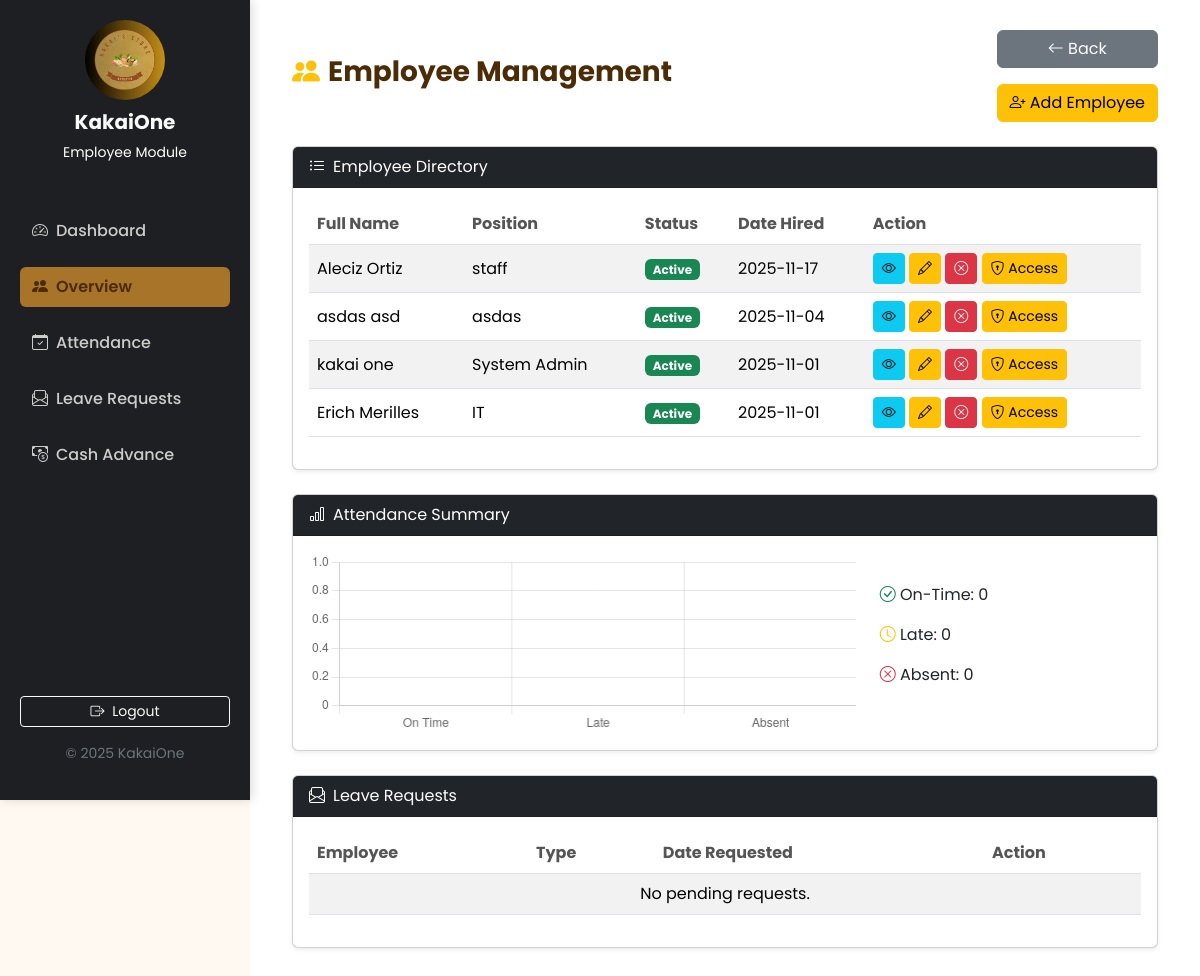
Page /frontend/employee/employee_module.php (signed in) on the committed database.
### tables this page shows
CREATE TABLE `employees` (
  `employee_id` int(11) NOT NULL,
  `employee_code` varchar(50) DEFAULT NULL,
  `first_name` varchar(100) DEFAULT NULL,
  `last_name` varchar(100) DEFAULT NULL,
  `email` varchar(150) DEFAULT NULL,
  `password` varchar(255) DEFAULT NULL,
  `position` varchar(100) DEFAULT NULL,
  `role` enum('Admin','Employee') DEFAULT 'Employee',
  `status` enum('Active','Inactive') DEFAULT 'Active',
  `date_hired` date DEFAULT NULL,
  `created_at` timestamp NOT NULL DEFAULT current_timestamp()
);

### frontend/employee/employee_module.php (the view, shortened to what this page needs)
<?php
require_once __DIR__ . '/../../config/db.php';
$employeeQuery = $conn->query("
  SELECT e.employee_id, e.first_name, e.last_name, e.position, e.status, e.date_hired
  FROM employees e
  ORDER BY e.date_hired DESC
");
$employees = $employeeQuery ? $employeeQuery->fetch_all(MYSQLI_ASSOC) : [];
$attendanceStats = ['on_time' => 0, 'late' => 0, 'absent' => 0];
$aQuery = $conn->query("SELECT status, COUNT(*) AS total FROM attendance GROUP BY status");
if ($aQuery) {
  while ($row = $aQuery->fetch_assoc()) {
    $attendanceStats[strtolower(str_replace(' ', '_', $row['status']))] = $row['total'];
  }
}
$reqQuery = $conn->query("
  SELECT lr.leave_id, u.username, lr.leave_type, lr.start_date, lr.end_date, lr.status
  FROM leave_requests lr
  JOIN users u ON lr.employee_id = u.employee_id
  WHERE lr.status = 'Pending'
");
$leaveRequests = $reqQuery ? $reqQuery->fetch_all(MYSQLI_ASSOC) : [];
?>
<!DOCTYPE html>
<html lang="en">
<head>
  <?php include '../includes/links.php'; ?>
  <?php include 'e_sidebar.php'; ?>
</head>
<body>
<div id="dashboardContainer">
    <main id="main-content">
      <div class="container">
        <div class="d-flex justify-content-between align-items-center mb-4">
            <h3 class="fw-bold">
              <i class="bi bi-people-fill me-2 text-warning"></i>Employee Management
            </h3>
            <div class="d-flex flex-column gap-3" style="max-width: 250px;">
              <a href="../dashboard/admin_dashboard.php" class="btn btn-secondary">
                <i class="bi bi-arrow-left"></i> Back
              </a>
              <a href="employee_form.php" class="btn btn-warning">
                <i class="bi bi-person-plus"></i> Add Employee
              </a>
            </div>
        </div>
        <div class="card mb-4 shadow-sm">
          <div class="card-header bg-dark text-white">
            <i class="bi bi-list-ul me-2"></i>Employee Directory
          </div>
          <div class="card-body">
            <div class="table-responsive">
              <table class="table table-striped align-middle">
                <thead>
                  <tr>
                    <th>Full Name</th>
                    <th>Position</th>
                    <th>Status</th>
                    <th>Date Hired</th>
                    <th>Action</th>
                  </tr>
                </thead>
                <tbody>
                  <?php if (!empty($employees)): ?>
                    <?php foreach ($employees as $emp): ?>
                      <tr>
                        <td><?= $emp['first_name'].' '.$emp['last_name']; ?></td>
                        <td><?= $emp['position']; ?></td>
                        <td>
                          <span class="badge bg-<?= $emp['status'] === 'Active' ? 'success' : 'secondary'; ?>">
                            <?= $emp['status']; ?>
                          </span>
                        </td>
                        <td><?= date('Y-m-d', strtotime($emp['date_hired'])); ?></td>
                        <td>
                          <a href="view_employee.php?id=<?= $emp['employee_id']; ?>" class="btn btn-sm btn-info">
                            <i class="bi bi-eye"></i>
                          </a>
                          <a href="employee_form.php?id=<?= $emp['employee_id']; ?>" class="btn btn-sm btn-warning">
                            <i class="bi bi-pencil"></i>
                          </a>
                          <button class="btn btn-sm btn-danger" onclick="confirmDeactivate(<?= $emp['employee_id']; ?>)">
                          <i class="bi bi-x-circle"></i>
                          </button>
                          <a href="access_control.php?id=<?= $row['employee_id']; ?>" class="btn btn-sm btn-warning">
                              <i class="bi bi-shield-lock"></i> Access
                          </a>
                        </td>
                      </tr>
                    <?php endforeach; ?>
                  <?php else: ?>
                      <tr><td colspan="6" class="text-center">No employees found.</td></tr>
                  <?php endif; ?>
                </tbody>
              </table>
            </div>
          </div>
        </div>
        <div class="card mb-4 shadow-sm">
          <div class="card-header bg-dark text-white">
            <i class="bi bi-bar-chart me-2"></i>Attendance Summary
          </div>
          <div class="card-body">
            <div class="row align-items-center">
              <div class="col-md-8">
                <canvas id="attendanceChart" height="100"></canvas>
              </div>
              <div class="col-md-4">
                <p><i class="bi bi-check-circle text-success"></i> On-Time: <?= $attendanceStats['on_time']; ?></p>
                <p><i class="bi bi-clock text-warning"></i> Late: <?= $attendanceStats['late']; ?></p>
                <p><i class="bi bi-x-circle text-danger"></i> Absent: <?= $attendanceStats['absent']; ?></p>
              </div>
            </div>
          </div>
        </div>
        <div class="card mb-4 shadow-sm">
          <div class="card-header bg-dark text-white">
            <i class="bi bi-envelope-paper me-2"></i>Leave Requests
          </div>
          <div class="card-body">
            <table class="table table-striped align-middle">
              <thead>
                <tr>
                  <th>Employee</th>
                  <th>Type</th>
                  <th>Date Requested</th>
                  <th>Action</th>
                </tr>
              </thead>
              <tbody>
                <?php if (!empty($leaveRequests)): ?>
                  <?php foreach ($leaveRequests as $req): ?>
                    <tr>
                      <td><?= $req['username']; ?></td>
                      <td><?= $req['leave_type']; ?></td>
                      <td><?= $req['start_date']." to ".$req['end_date']; ?></td>
                      <td>
                        <a href="../../backend/employees/approve_request.php?id=<?= $req['leave_id']; ?>" class="btn btn-sm btn-success"><i class="bi bi-check-circle"></i></a>
                        <a href="../../backend/employees/decline_request.php?id=<?= $req['leave_id']; ?>" class="btn btn-sm btn-danger"><i class="bi bi-x-circle"></i></a>
                      </td>
                    </tr>
                  <?php endforeach; ?>
                <?php else: ?>
                  <tr><td colspan="4" class="text-center">No pending requests.</td></tr>
                <?php endif; ?>
              </tbody>
            </table>
          </div>
        </div>
      </div>
    </main>
</div>
<script>
const ctx = document.getElementById('attendanceChart').getContext('2d');
new Chart(ctx, {
  type: 'bar',
  data: {
    labels: ['On Time', 'Late', 'Absent'],
    datasets: [{
      data: [<?= $attendanceStats['on_time']; ?>, <?= $attendanceStats['late']; ?>, <?= $attendanceStats['absent']; ?>],
      backgroundColor: ['#198754', '#ffc107', '#dc3545']
    }]
  },
  options: { plugins:{legend:{display:false}}, scales:{y:{beginAtZero:true}} }
});
function confirmDeactivate(empId) {
  Swal.fire({
    title: 'Deactivate Employee?',
    text: "This will disable the employee's account but keep their record in the system.",
    icon: 'warning',
    showCancelButton: true,
    confirmButtonColor: '#d33',
    cancelButtonColor: '#6c757d',
    confirmButtonText: 'Yes, deactivate',
    cancelButtonText: 'Cancel'
  }).then((result) => {
    if (result.isConfirmed) {
      window.location.href = `employee_form.php?id=${empId}&action=deactivate`;
    }
  });
}
</script>
</body>
</html>

### frontend/assets/css/style.css (style rules this page uses)
body { font-family: 'Poppins', sans-serif; background-color: #fff9f2; margin: 0; padding: 0; }
#dashboardContainer { min-height: 100vh; display: flex; background-color: #fff9f2; }
#main-content { margin-left: 250px; background-color: #fffaf3; min-height: 100vh; padding: 2rem; transition: all 0.3s ease; }
#main-content h3 { color: #4b2c06; }
body { background: #f8f9fa; }
#dashboardContainer { display: flex; min-height: 100vh; }
#main-content { flex: 1; padding: 30px; background: #fff; }
.table th { color: #555; }

### rows in the picture
employees: first_name "Aleciz", last_name "Ortiz", position "staff", status "Active", date_hired "2025-11-17"
employees: first_name "asdas", last_name "asd", position "asdas", status "Active", date_hired "2025-11-04"
employees: first_name "kakai", last_name "one", position "System Admin", status "Active", date_hired "2025-11-01"
employees: first_name "Erich", last_name "Merilles", position "IT", status "Active", date_hired "2025-11-01"

### other values in the picture
$attendanceStats['on_time'] "0"
$attendanceStats['late'] "0"
$attendanceStats['absent'] "0"
chart data {{ $attendanceStats['on_time'] }} 0
chart data {{ $attendanceStats['late'] }} 0
chart data {{ $attendanceStats['absent'] }} 0
